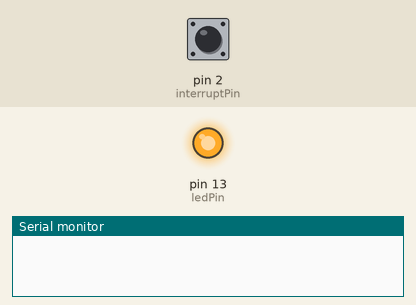
This sketch was run on a simulated Arduino Uno, built with avr-gcc and run on an emulated ATmega328P. Parts: output pins drawn as LEDs (lit = HIGH), the last lines printed to the serial monitor. The inputs (shaded band) are chosen by the test bench; at power-on: pin 2 (interruptPin) HIGH.

Above: at 1.2 s.
1.3 s: pin 2 (interruptPin) pulled LOW for 0.15 s
At 1.37 s:
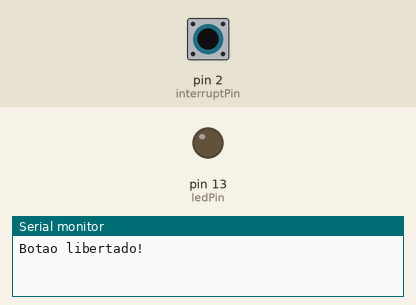
2.9 s: pin 2 (interruptPin) pulled LOW for 3.2 s
At 7.5 s:
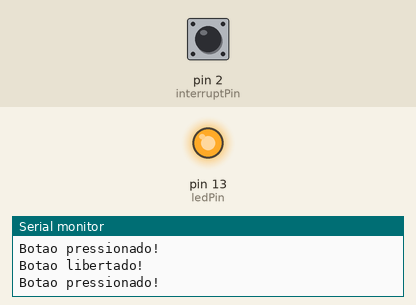
Timing chart, 0 to 9.0 s (numbered marks = the images above; inputs shaded):
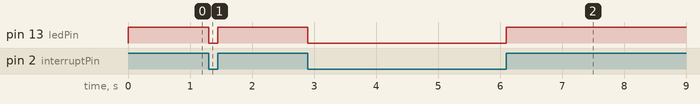

Measured:
- after the input at 1.3 s, pin 13 (ledPin): HIGH → LOW at once, → HIGH 0.15 s later
- after the input at 2.9 s, pin 13 (ledPin): HIGH → LOW at once, → HIGH 3.2 s later

The sketch:

interrupt.ino
```cpp
const byte ledPin = 13;
const byte interruptPin = 2;
int i = 0;
volatile byte state = HIGH;

void setup()
{
    pinMode(ledPin, OUTPUT);
    pinMode(interruptPin, INPUT_PULLUP);
    attachInterrupt(digitalPinToInterrupt(interruptPin), blink, CHANGE);
    Serial.begin(9600);
}

void loop()
{
    digitalWrite(ledPin, state);
}

void blink()
{
    state = !state;

    if(state == 1) Serial.println("Botao pressionado!");
    if(state == 0) Serial.println("Botao libertado!");
}
```
